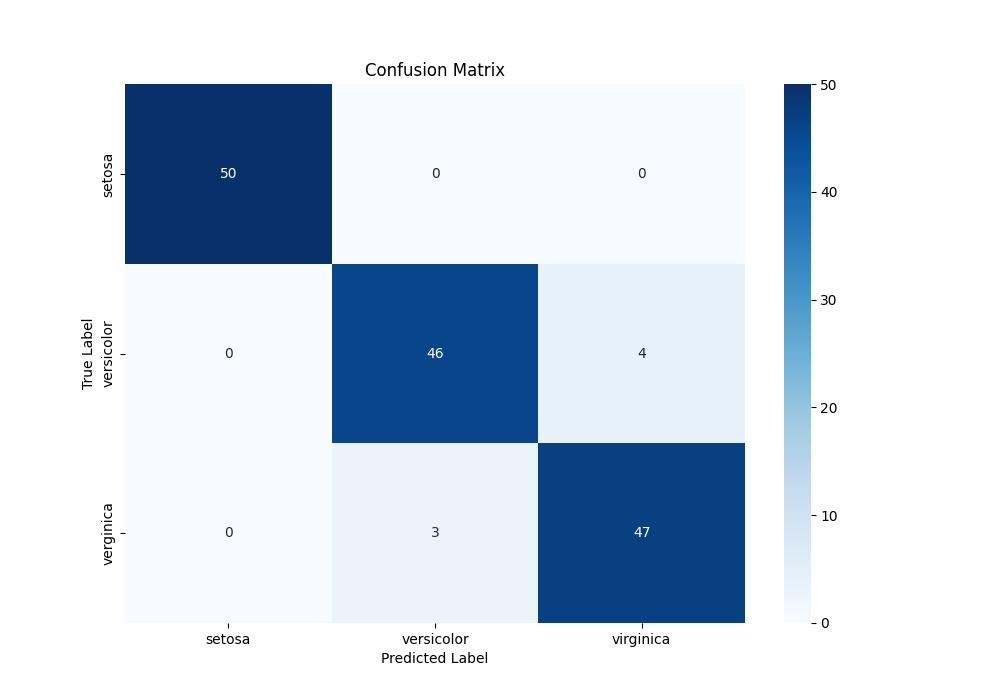

Reproduce this figure in Python.
import pandas as pd
import matplotlib.pyplot as plt
import seaborn as sns
from sklearn.model_selection import KFold
from sklearn.svm import SVC
from sklearn.metrics import confusion_matrix
import os

def hoge():
  script_dir = os.path.dirname(__file__)
  csv_path = os.path.join(script_dir, '../q6/q6.csv')
  jpg_path = os.path.join(script_dir, 'q7.jpg')

  df = pd.read_csv(csv_path)
  x=df[['sepal_length', 'sepal_width', 'petal_length', 'petal_width']]
  y=df['label']

  kf = KFold(n_splits=5, shuffle=True, random_state=50  )

  y_true_all = []
  y_pred_all = []

  fold = 1
  for train_index, test_index in kf.split(x):
    x_train, x_test = x.iloc[train_index], x.iloc[test_index]
    y_train, y_test = y.iloc[train_index], y.iloc[test_index]

    clf = SVC(kernel='linear', random_state=50)
    clf.fit(x_train, y_train)

    y_pred = clf.predict(x_test)

    y_true_all.extend(y_test)
    y_pred_all.extend(y_pred)

    cm_fold = confusion_matrix(y_test, y_pred)
    fold += 1

  cm_overall = confusion_matrix(y_true_all, y_pred_all)


  plt.figure(figsize=(10, 7))
  sns.heatmap(cm_overall, annot=True, fmt='d', cmap='Blues',
              xticklabels=['setosa', 'versicolor', 'virginica'],
              yticklabels=['setosa', 'versicolor', 'verginica'])
  plt.xlabel('Predicted Label')
  plt.ylabel('True Label')
  plt.title('Confusion Matrix')
  plt.savefig(jpg_path)
  plt.show()

def main():
  hoge()

if __name__ == '__main__':
  main()